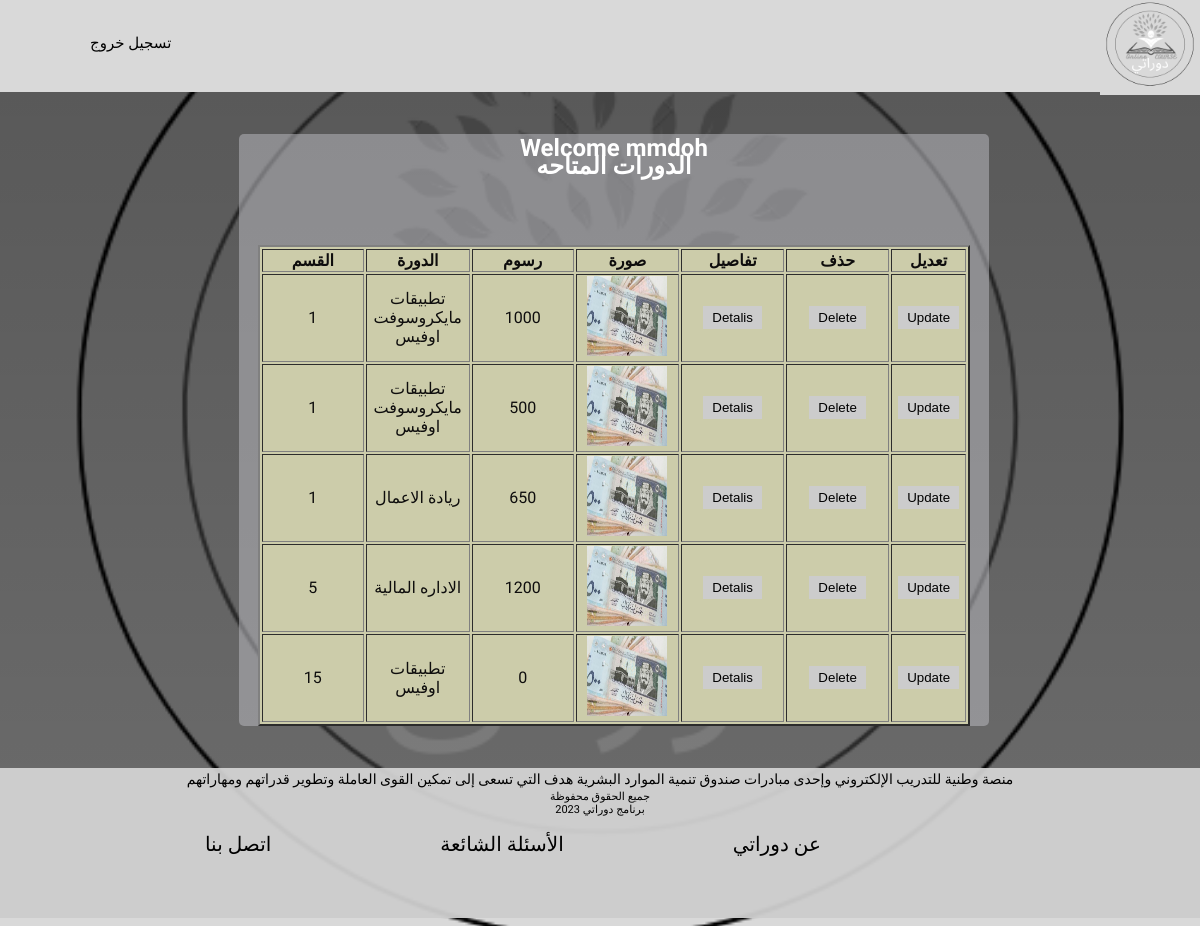
/home_page.php (signed in), run on the app's committed database.
### tables this page shows
CREATE TABLE `create_course` (
  `c_number` int(11) NOT NULL,
  `c_name` varchar(30) NOT NULL,
  `c_price` int(11) NOT NULL,
  `image` varchar(30) NOT NULL,
  `c_num` int(11) NOT NULL
);

CREATE TABLE `course_sections` (
  `c_num` int(11) NOT NULL,
  `c_name` varchar(30) NOT NULL
);

### home_page.php (the view, shortened to what this page needs)
<!DOCTYPE html>
<html>
<head>
  <link rel="stylesheet" href="css/home_page.css">
</head>
<body>
  <div class="header">
    <ul>
      <li><a href="Logout.php">تسجيل خروج </a></li>
    </ul>
    <a href="#"> <img src="ogo1.png" alt="logo" height="95px" width="100px"></a>
  </div>
 <div class="container">
  <div class="card">
      <?php
      include 'Database_Link.php';
      if (isset($_SESSION['name'])) {
        $name = $_SESSION['name'];
        $level = $_SESSION['level'];
        echo "<h2 align='center'>" . 'Welcome ' . $name ."</h2>";
        $sql = "select * from create_course";
        $query = mysqli_query($conn, $sql);
        echo '<h2 align="center"> الدورات المتاحه </h2>';
        echo '<table border="2" width="95%" align="center" bgcolor="#cca">';
        echo '<tr align="center"><th> القسم </th><th> الدورة </th><th> رسوم </th><th> صورة </th><th> تفاصيل </th>';
        if($level ==1) {
         echo '<th> حذف </th> <th> تعديل </th> ';
        }
        echo '</tr>';
        while ($row = mysqli_fetch_row($query)) {
          $sql1 = "select c_num from Course_sections where c_num =" . $row[4];
          $query2 = mysqli_query($conn, $sql1);
          $row1 = mysqli_fetch_assoc($query2);
          echo '<tr align="center">
          <td width="15%">' . $row1['c_num'] . '</td>';
          echo '<td width="15%">' . $row[1] . '</td>';
          echo '<td width="15%">' . $row[2] . '</td>';
          echo '<td width="15%"><img src="' . $row[3] . '" width="80" height="80"></td>';
          echo '<td width="15%"><a href="detalis.php?id=' . $row[0] . '"><button class="submit" >Detalis</button></a></td>';
          if($level ==1){
          echo '<td width="15%"><a href="delete.php?id=' . $row[0] . '"><button class="submit" >Delete</button></a></td>';
          echo '<td width="15%"><a href="update.php?id=' . $row[0] . '"><button class="submit" >Update</button></a></td></tr>';
          }
          echo '<br>';
        }
        echo '</table>';
      } else {
        header('location:Login.php');
      }
      ?>
      </div>
      </div>
  <footer>
    <p id="p1">منصة وطنية للتدريب الإلكتروني وإحدى مبادرات صندوق تنمية الموارد البشرية هدف التي تسعى إلى تمكين
      القوى العاملة وتطوير قدراتهم ومهاراتهم</p>
    <p id="p2">جميع الحقوق محفوظة <br> برنامج دوراتي 2023 </p>
    <ul class="nav1">
      <li> <a href="#"> اتصل بنا </a></li>
      <li><a href="#">الأسئلة الشائعة</a></li>
      <li> <a href="#"> عن دوراتي </a></li>
    </ul>
  </footer>
</body>
</html>

### css/home_page.css (style rules this page uses)
body { background-image:linear-gradient(rgba(0, 0, 0, 0.6) , rgba(0, 0, 0, 0.5)),url(ogo1.png); background-repeat:no-repeat; background-position: center; background-size: cover; font-family: 'Lemonada'; margin-top: 0; }
.header { display: flex; justify-content: space-between; align-items: center; position: relative; margin: -8px; background: #d9d9d9; height: 100px; }
.header img { margin-bottom: -15%; }
.container { grid-template-columns: 1fr; margin-left: 125px; justify-content: center; align-items: center; height: auto; width: auto; }
.card { margin-left: 10%; width: 750px; height: auto; margin-top: 50px; margin-bottom: 50px; height: 100; border-radius: 5px; flex-direction: column; align-items: center; color: rgb(14, 13, 13); background: rgba(181, 181, 185, 0.562); }
.card h2 { color: #fff; margin-bottom: -30px; }
.submit { text-align: center; background: #ccc; border: #ccc solid; margin: 5px; }
div ul { list-style: none; width: auto; margin: 10px ; overflow: auto; }
div ul li { display: inline-block; padding: 10px 40px; }
div ul li a { text-decoration: none; font-size: 15px; color: #000; }
footer { background: rgba(214, 214, 214, 0.918); height: 150px; width: auto; overflow: auto; margin: -8px; }
.nav1 li { list-style: none; display: inline-flex; margin-left: 165px; }
.nav1 a { text-decoration: none; color: #000; font-size: 20px; }
#p1 { text-align: center; font-size: 14px; margin: 3px; }
#p2 { text-align: center; font-size: 11px; margin: 2px; }

### data on the page
create_course: course_sections.c_num "1", c_name "تطبيقات مايكروسوفت اوفيس", c_price "1000", image (picture)
create_course: course_sections.c_num "1", c_name "تطبيقات مايكروسوفت اوفيس", c_price "500", image (picture)
create_course: course_sections.c_num "1", c_name "ريادة الاعمال", c_price "650", image (picture)
create_course: course_sections.c_num "5", c_name "الاداره المالية", c_price "1200", image (picture)
create_course: course_sections.c_num "15", c_name "تطبيقات اوفيس", c_price "0", image (picture)

### other printed values
$name "mmdoh"
